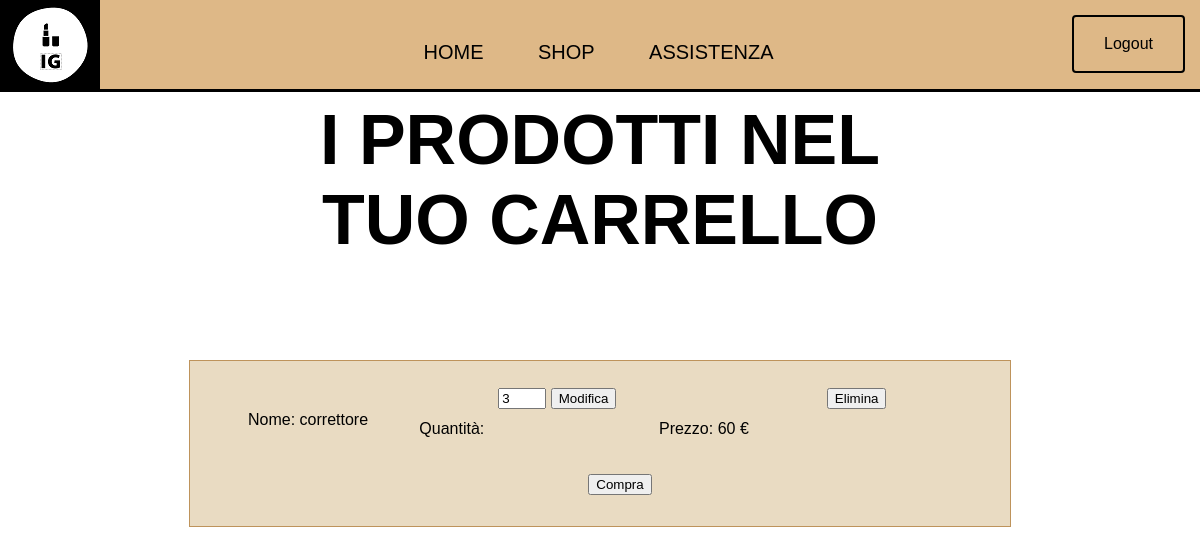
The page /pagine/login/carrello.php (signed in) on the database its author committed.
### tables this page shows
CREATE TABLE IF NOT EXISTS `carrello` (
  `username` char(50) NOT NULL DEFAULT '',
  `nomep` char(50) NOT NULL DEFAULT '',
  `quantita` int(10) unsigned NOT NULL,
  `prezzo` float unsigned DEFAULT NULL,
  PRIMARY KEY (`username`,`nomep`),
  KEY `FK__prodotto` (`nomep`),
  CONSTRAINT `FK__prodotto` FOREIGN KEY (`nomep`) REFERENCES `prodotto` (`nomep`) ON UPDATE CASCADE,
  CONSTRAINT `FK__utente` FOREIGN KEY (`username`) REFERENCES `utente` (`username`) ON UPDATE CASCADE
);

### pagine/login/carrello.php (the view, shortened to what this page needs)
<?php
require('../../data/connessione_database.php');
$username = $_SESSION["username"];
$conn = new mysqli($db_servername, $db_username, $db_password, $db_name);
?>
<!DOCTYPE html>
<html lang="en">
<head>
    <link rel="stylesheet" href="https://cdnjs.cloudflare.com/ajax/libs/meyer-reset/2.0/reset.min.css" />
    <link rel="stylesheet" href="../../style.css">
    <link rel="stylesheet" href="https://cdnjs.cloudflare.com/ajax/libs/flickity/2.2.1/flickity.min.css" />
</head>
<body>
    <div class="header">
        <div class="logo">
            <img src="../../immagini/logo.png" alt="immagine non disponibile">
        </div>
        <ul class="menu">
            <li>
                <a href="account.php">
                    <div class="elenco">HOME</div>
                </a>
            </li>
            <li class="has-children">
                <a href="shop_login.php">
                    <div class="elenco">SHOP</div>
                </a>
            </li>
            <li>
                <a href="assistenza_login.php">
                    <div class="elenco">ASSISTENZA</div>
                </a>
            </li>
        </ul>
        <div class="cta">
            <a href="../logout.php" class="buttona">Logout</a>
        </div>
    </div>
    <br<br>
        <h3 class="big-text" style="margin-top: 100px;">I PRODOTTI NEL <br> TUO CARRELLO</h3>
        <div class="prodottisel">
            <?php
            $sql = "SELECT carrello.nomep, carrello.quantita, carrello.prezzo
						FROM carrello
						WHERE carrello.username='$username'";
            $ris = $conn->query($sql) or die("<p>Query fallita!</p>");
            ?>
            <ol>
                <?php
                echo '<table class = "pcarrello">';
                foreach ($ris as $riga) {
                    $prodotto = $riga['nomep'];
                    $elimina = $riga['nomep'];
                    echo '
							<tr>
								<td>
									Nome: ' . $riga["nomep"] . ' <br><br>
								</td>
                                <td colspan = 3>
                                    Quantità:
                                    <td><form action="' . $_SERVER['PHP_SELF'] . '" method="post">
                                    <input class = "quantitacarr" type="number" name="quantita" value="' . $riga["quantita"] . '">
                                    <input class="hidden" name="prodotto" value=' . $prodotto . ' ></input><input type="submit" value="Modifica"></p>
                                    </form>
                                </td>
                                <td>
                                    Prezzo: ' . $riga["prezzo"] . ' €
                                </td>
                                <td class= "eliminacarr">
                                    <form action="' . $_SERVER['PHP_SELF'] . '" method="post">
                                    <input class="hidden" name="elimina" value=' . $elimina . ' ></input><input type="submit" value="Elimina"></p>
                                    </form>
                                </td>
							</tr>';
                }
                echo '</table>';
                $sql = "SELECT carrello.nomep, carrello.quantita, carrello.prezzo
						FROM carrello
						WHERE carrello.username='$username'";
                $ris = $conn->query($sql) or die("<p>Query fallita!</p>");
                if ($ris->num_rows == 0) {
                    echo '<div class="pulsanti"><form action="' . $_SERVER['PHP_SELF'] . '" method="post">
                                <input class = "compracarr" type="submit" name= "vshop" value="Seleziona dei prodotti">
                            </form></div>';
                }else{
                echo '<div class="pulsanti"><form action="' . $_SERVER['PHP_SELF'] . '" method="post">
                        <input class = "compracarr" type="submit" name= "compra" value="Compra">
                    </form></div>';
                }
                ?>
            </ol>
        </div>
</body>
</html>

### style.css (style rules this page uses)
body { font-family: Muli, Arial, Helvetica, sans-serif; font-size: 16px; margin: 0px; background-position: center center; background-repeat: no-repeat; background-size: cover; position: relative; height: 100vh; text-align: center; }
a { text-decoration: none; }
h3 { color: #000; padding-bottom: 30px; }
.big-text { font-size: 70px; font-weight: 900; width: 100%; }
.buttona { padding: 18px 30px; background: brg(0, 0, 0); color: black; border: solid 2px black; display: inline-block; border-radius: 4px; margin: 15px }
.header { background-color: burlywood; width: 100%; position: fixed; top: 0; left: 0; right: 0; padding: 0px; display: flex; border-bottom: solid 3px black; height: 89px; justify-content: space-between; z-index: 5; }
.logo { z-index: 1; }
.menu { width: 100%; }
.menu li { display: inline-block; text-transform: uppercase; position: relative; font-size: 14px; }
.menu li a { color: black; padding: 25px; display: block; font-size: 20px; }
.elenco { transition: all 1s ease; font-size: normal; }
.menu a { display: block; color: black; transition: .3s; justify-content: center; }
.prodottisel { display: inline-block; background-color: #e9dbc2; border: 1.5px solid #be935b; text-align: left; margin: auto; padding: 15px; padding-top: 7.5px; }
.prodottisel h1, h2, h3, h4 { text-align: center; }
.pcarrello { width: 750px; }
.pcarrello td { width: 200px; }
.quantitacarr { width: 40px; margin-left: 10px; }
.pulsanti { text-align: center; }

### rows shown on the page
carrello: nomep "correttore", quantita "3", prezzo "60"
